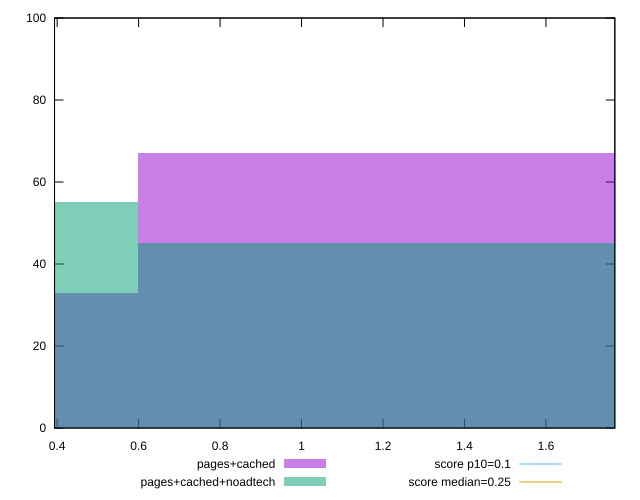

The gnuplot source for this figure:
reset

$pagesCached <<EOF
1.195211733532329 67
0 33
EOF

$pagesCachedNoadtech <<EOF
1.195211733532329 45
0 55
EOF

set key outside below
set boxwidth 1.195211733532329
set xrange [0.39359130859374997:1.7690829467773437]
set yrange [0:100]
set trange [0:100]
set style fill transparent solid 0.5 noborder

set parametric
set terminal svg size 640, 500 enhanced background rgb 'white'
set output "report_00018_2021-02-10T15-25-16.877Z/cumulative-layout-shift/comparison/histogram/1_vs_2.svg"

plot $pagesCached title "pages+cached" with boxes, \
     $pagesCachedNoadtech title "pages+cached+noadtech" with boxes, \
     0.1,t title "score p10=0.1", \
     0.25,t title "score median=0.25"

reset
